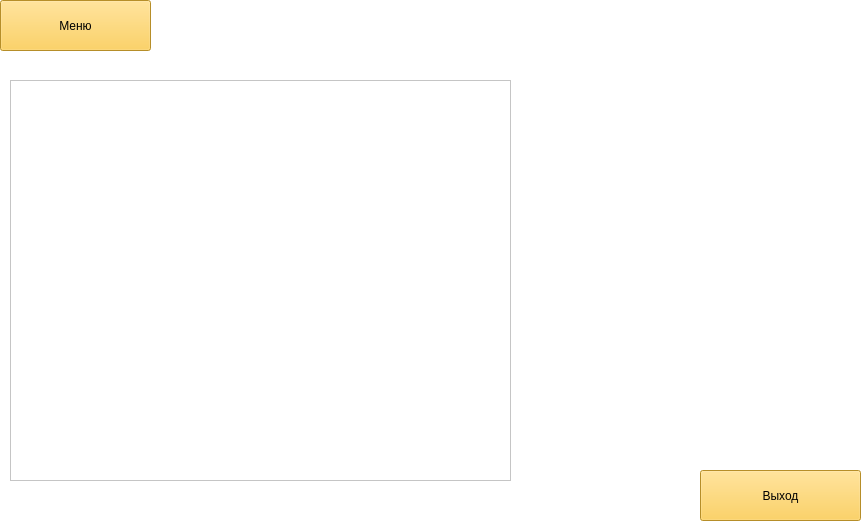
<?xml version="1.0" encoding="UTF-8"?>
<ui version="4.0">
 <class>MainWindow</class>
 <widget class="QMainWindow" name="MainWindow">
  <property name="windowModality">
   <enum>Qt::WindowModal</enum>
  </property>
  <property name="geometry">
   <rect>
    <x>0</x>
    <y>0</y>
    <width>861</width>
    <height>525</height>
   </rect>
  </property>
  <property name="palette">
   <palette>
    <active>
     <colorrole role="WindowText">
      <brush brushstyle="SolidPattern">
       <color alpha="255">
        <red>0</red>
        <green>0</green>
        <blue>0</blue>
       </color>
      </brush>
     </colorrole>
     <colorrole role="Button">
      <brush brushstyle="SolidPattern">
       <color alpha="255">
        <red>255</red>
        <green>255</green>
        <blue>255</blue>
       </color>
      </brush>
     </colorrole>
     <colorrole role="Light">
      <brush brushstyle="SolidPattern">
       <color alpha="255">
        <red>1</red>
        <green>112</green>
        <blue>210</blue>
       </color>
      </brush>
     </colorrole>
     <colorrole role="Midlight">
      <brush brushstyle="SolidPattern">
       <color alpha="255">
        <red>1</red>
        <green>93</green>
        <blue>175</blue>
       </color>
      </brush>
     </colorrole>
     <colorrole role="Dark">
      <brush brushstyle="SolidPattern">
       <color alpha="255">
        <red>0</red>
        <green>37</green>
        <blue>70</blue>
       </color>
      </brush>
     </colorrole>
     <colorrole role="Mid">
      <brush brushstyle="SolidPattern">
       <color alpha="255">
        <red>0</red>
        <green>50</green>
        <blue>93</blue>
       </color>
      </brush>
     </colorrole>
     <colorrole role="Text">
      <brush brushstyle="SolidPattern">
       <color alpha="255">
        <red>0</red>
        <green>0</green>
        <blue>0</blue>
       </color>
      </brush>
     </colorrole>
     <colorrole role="BrightText">
      <brush brushstyle="SolidPattern">
       <color alpha="255">
        <red>255</red>
        <green>255</green>
        <blue>255</blue>
       </color>
      </brush>
     </colorrole>
     <colorrole role="ButtonText">
      <brush brushstyle="SolidPattern">
       <color alpha="255">
        <red>0</red>
        <green>0</green>
        <blue>0</blue>
       </color>
      </brush>
     </colorrole>
     <colorrole role="Base">
      <brush brushstyle="SolidPattern">
       <color alpha="255">
        <red>255</red>
        <green>255</green>
        <blue>255</blue>
       </color>
      </brush>
     </colorrole>
     <colorrole role="Window">
      <brush brushstyle="SolidPattern">
       <color alpha="255">
        <red>255</red>
        <green>255</green>
        <blue>255</blue>
       </color>
      </brush>
     </colorrole>
     <colorrole role="Shadow">
      <brush brushstyle="SolidPattern">
       <color alpha="255">
        <red>0</red>
        <green>0</green>
        <blue>0</blue>
       </color>
      </brush>
     </colorrole>
     <colorrole role="AlternateBase">
      <brush brushstyle="SolidPattern">
       <color alpha="255">
        <red>128</red>
        <green>165</green>
        <blue>197</blue>
       </color>
      </brush>
     </colorrole>
     <colorrole role="ToolTipBase">
      <brush brushstyle="SolidPattern">
       <color alpha="255">
        <red>255</red>
        <green>255</green>
        <blue>220</blue>
       </color>
      </brush>
     </colorrole>
     <colorrole role="ToolTipText">
      <brush brushstyle="SolidPattern">
       <color alpha="255">
        <red>0</red>
        <green>0</green>
        <blue>0</blue>
       </color>
      </brush>
     </colorrole>
    </active>
    <inactive>
     <colorrole role="WindowText">
      <brush brushstyle="SolidPattern">
       <color alpha="255">
        <red>0</red>
        <green>0</green>
        <blue>0</blue>
       </color>
      </brush>
     </colorrole>
     <colorrole role="Button">
      <brush brushstyle="SolidPattern">
       <color alpha="255">
        <red>255</red>
        <green>255</green>
        <blue>255</blue>
       </color>
      </brush>
     </colorrole>
     <colorrole role="Light">
      <brush brushstyle="SolidPattern">
       <color alpha="255">
        <red>1</red>
        <green>112</green>
        <blue>210</blue>
       </color>
      </brush>
     </colorrole>
     <colorrole role="Midlight">
      <brush brushstyle="SolidPattern">
       <color alpha="255">
        <red>1</red>
        <green>93</green>
        <blue>175</blue>
       </color>
      </brush>
     </colorrole>
     <colorrole role="Dark">
      <brush brushstyle="SolidPattern">
       <color alpha="255">
        <red>0</red>
        <green>37</green>
        <blue>70</blue>
       </color>
      </brush>
     </colorrole>
     <colorrole role="Mid">
      <brush brushstyle="SolidPattern">
       <color alpha="255">
        <red>0</red>
        <green>50</green>
        <blue>93</blue>
       </color>
      </brush>
     </colorrole>
     <colorrole role="Text">
      <brush brushstyle="SolidPattern">
       <color alpha="255">
        <red>0</red>
        <green>0</green>
        <blue>0</blue>
       </color>
      </brush>
     </colorrole>
     <colorrole role="BrightText">
      <brush brushstyle="SolidPattern">
       <color alpha="255">
        <red>255</red>
        <green>255</green>
        <blue>255</blue>
       </color>
      </brush>
     </colorrole>
     <colorrole role="ButtonText">
      <brush brushstyle="SolidPattern">
       <color alpha="255">
        <red>0</red>
        <green>0</green>
        <blue>0</blue>
       </color>
      </brush>
     </colorrole>
     <colorrole role="Base">
      <brush brushstyle="SolidPattern">
       <color alpha="255">
        <red>255</red>
        <green>255</green>
        <blue>255</blue>
       </color>
      </brush>
     </colorrole>
     <colorrole role="Window">
      <brush brushstyle="SolidPattern">
       <color alpha="255">
        <red>255</red>
        <green>255</green>
        <blue>255</blue>
       </color>
      </brush>
     </colorrole>
     <colorrole role="Shadow">
      <brush brushstyle="SolidPattern">
       <color alpha="255">
        <red>0</red>
        <green>0</green>
        <blue>0</blue>
       </color>
      </brush>
     </colorrole>
     <colorrole role="AlternateBase">
      <brush brushstyle="SolidPattern">
       <color alpha="255">
        <red>128</red>
        <green>165</green>
        <blue>197</blue>
       </color>
      </brush>
     </colorrole>
     <colorrole role="ToolTipBase">
      <brush brushstyle="SolidPattern">
       <color alpha="255">
        <red>255</red>
        <green>255</green>
        <blue>220</blue>
       </color>
      </brush>
     </colorrole>
     <colorrole role="ToolTipText">
      <brush brushstyle="SolidPattern">
       <color alpha="255">
        <red>0</red>
        <green>0</green>
        <blue>0</blue>
       </color>
      </brush>
     </colorrole>
    </inactive>
    <disabled>
     <colorrole role="WindowText">
      <brush brushstyle="SolidPattern">
       <color alpha="255">
        <red>0</red>
        <green>37</green>
        <blue>70</blue>
       </color>
      </brush>
     </colorrole>
     <colorrole role="Button">
      <brush brushstyle="SolidPattern">
       <color alpha="255">
        <red>255</red>
        <green>255</green>
        <blue>255</blue>
       </color>
      </brush>
     </colorrole>
     <colorrole role="Light">
      <brush brushstyle="SolidPattern">
       <color alpha="255">
        <red>1</red>
        <green>112</green>
        <blue>210</blue>
       </color>
      </brush>
     </colorrole>
     <colorrole role="Midlight">
      <brush brushstyle="SolidPattern">
       <color alpha="255">
        <red>1</red>
        <green>93</green>
        <blue>175</blue>
       </color>
      </brush>
     </colorrole>
     <colorrole role="Dark">
      <brush brushstyle="SolidPattern">
       <color alpha="255">
        <red>0</red>
        <green>37</green>
        <blue>70</blue>
       </color>
      </brush>
     </colorrole>
     <colorrole role="Mid">
      <brush brushstyle="SolidPattern">
       <color alpha="255">
        <red>0</red>
        <green>50</green>
        <blue>93</blue>
       </color>
      </brush>
     </colorrole>
     <colorrole role="Text">
      <brush brushstyle="SolidPattern">
       <color alpha="255">
        <red>0</red>
        <green>37</green>
        <blue>70</blue>
       </color>
      </brush>
     </colorrole>
     <colorrole role="BrightText">
      <brush brushstyle="SolidPattern">
       <color alpha="255">
        <red>255</red>
        <green>255</green>
        <blue>255</blue>
       </color>
      </brush>
     </colorrole>
     <colorrole role="ButtonText">
      <brush brushstyle="SolidPattern">
       <color alpha="255">
        <red>0</red>
        <green>37</green>
        <blue>70</blue>
       </color>
      </brush>
     </colorrole>
     <colorrole role="Base">
      <brush brushstyle="SolidPattern">
       <color alpha="255">
        <red>255</red>
        <green>255</green>
        <blue>255</blue>
       </color>
      </brush>
     </colorrole>
     <colorrole role="Window">
      <brush brushstyle="SolidPattern">
       <color alpha="255">
        <red>255</red>
        <green>255</green>
        <blue>255</blue>
       </color>
      </brush>
     </colorrole>
     <colorrole role="Shadow">
      <brush brushstyle="SolidPattern">
       <color alpha="255">
        <red>0</red>
        <green>0</green>
        <blue>0</blue>
       </color>
      </brush>
     </colorrole>
     <colorrole role="AlternateBase">
      <brush brushstyle="SolidPattern">
       <color alpha="255">
        <red>1</red>
        <green>75</green>
        <blue>140</blue>
       </color>
      </brush>
     </colorrole>
     <colorrole role="ToolTipBase">
      <brush brushstyle="SolidPattern">
       <color alpha="255">
        <red>255</red>
        <green>255</green>
        <blue>220</blue>
       </color>
      </brush>
     </colorrole>
     <colorrole role="ToolTipText">
      <brush brushstyle="SolidPattern">
       <color alpha="255">
        <red>0</red>
        <green>0</green>
        <blue>0</blue>
       </color>
      </brush>
     </colorrole>
    </disabled>
   </palette>
  </property>
  <property name="font">
   <font>
    <family>Arial</family>
    <weight>50</weight>
    <bold>false</bold>
   </font>
  </property>
  <property name="cursor">
   <cursorShape>ArrowCursor</cursorShape>
  </property>
  <property name="windowTitle">
   <string>Школьная Автоматическая Библеотека(ASL)</string>
  </property>
  <property name="styleSheet">
   <string notr="true">background-color: rgb(255, 255, 255);</string>
  </property>
  <widget class="QWidget" name="centralWidget">
   <property name="enabled">
    <bool>true</bool>
   </property>
   <widget class="QPushButton" name="menubutton">
    <property name="geometry">
     <rect>
      <x>0</x>
      <y>0</y>
      <width>151</width>
      <height>51</height>
     </rect>
    </property>
    <property name="styleSheet">
     <string notr="true">background-color: rgb(255, 199, 57);</string>
    </property>
    <property name="text">
     <string>Меню</string>
    </property>
   </widget>
   <widget class="QPushButton" name="exit_button">
    <property name="geometry">
     <rect>
      <x>700</x>
      <y>470</y>
      <width>161</width>
      <height>51</height>
     </rect>
    </property>
    <property name="styleSheet">
     <string notr="true">background-color: rgb(255, 199, 57);</string>
    </property>
    <property name="text">
     <string>Выход</string>
    </property>
   </widget>
   <widget class="QTableView" name="tableView">
    <property name="geometry">
     <rect>
      <x>10</x>
      <y>80</y>
      <width>501</width>
      <height>401</height>
     </rect>
    </property>
   </widget>
  </widget>
 </widget>
 <layoutdefault spacing="6" margin="11"/>
 <resources/>
 <connections/>
</ui>
